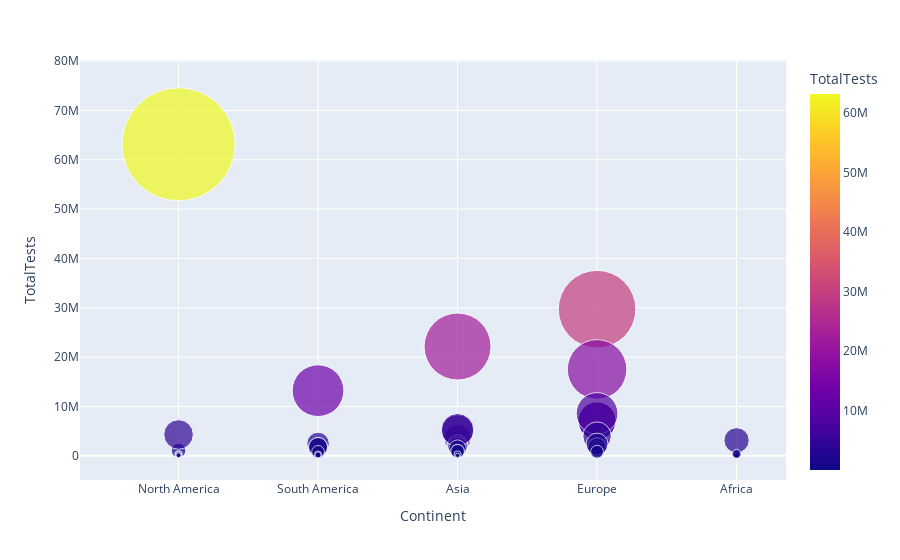

Notebook source saved alongside this figure:
### Code cell
px.scatter(dataset1.head(54), x='Continent',y='TotalTests',
		hover_data=['Country/Region', 'Continent'],
		color='TotalTests', size='TotalTests', size_max=80)

### Figure 1 — Plotly figure (JSON) as saved in the notebook; plotly's stock layout.template omitted (floating-point values rounded to 4 significant figures)
{"data": [{"customdata": [["USA"], ["Brazil"], ["India"], ["Russia"], ["South Africa"], ["Mexico"], ["Peru"], ["Chile"], ["Colombia"], ["Spain"], ["Iran"], ["UK"], ["Saudi Arabia"], ["Pakistan"], ["Bangladesh"], ["Italy"], ["Turkey"], ["Argentina"], ["Germany"], ["France"], ["Iraq"], ["Philippines"], ["Indonesia"], ["Canada"], ["Qatar"], ["Kazakhstan"], ["Egypt"], ["Ecuador"], ["Bolivia"], ["Sweden"], ["Oman"], ["Israel"], ["Ukraine"], ["Dominican Republic"], ["Panama"], ["Belgium"], ["Kuwait"], ["Belarus"], ["UAE"], ["Romania"], ["Netherlands"], ["Singapore"], ["Guatemala"], ["Portugal"], ["Poland"], ["Nigeria"], ["Honduras"], ["Bahrain"], ["Japan"], ["Armenia"], ["Ghana"], ["Kyrgyzstan"], ["Afghanistan"], ["Switzerland"]], "hovertemplate": "Continent=%{x}<br>TotalTests=%{marker.color}<br>Country/Region=%{customdata[0]}<extra></extra>", "legendgroup": "", "marker": {"color": [63139605, 13206188, 22149351, 29716907, 3149807, 1056915, 2493429, 1760615, 1801835, 7064329, 2612763, 17515234, 3635705, 2058872, 1225124, 7099713, 5081802, 794544, 8586648, 3992206, 1092741, 1669996, 1633156, 4319172, 511000, 2163713, 135000, 258582, 183583, 863315, 309212, 1872453, 1116641, 281926, 240995, 1767120, 522200, 1344303, 5262658, 1319369, 1079860, 1474372, 172712, 1705474, 2374686, 306894, 109292, 876700, 938739, 171600, 405817, 267718, 90396, 822764], "coloraxis": "coloraxis", "size": [63139605, 13206188, 22149351, 29716907, 3149807, 1056915, 2493429, 1760615, 1801835, 7064329, 2612763, 17515234, 3635705, 2058872, 1225124, 7099713, 5081802, 794544, 8586648, 3992206, 1092741, 1669996, 1633156, 4319172, 511000, 2163713, 135000, 258582, 183583, 863315, 309212, 1872453, 1116641, 281926, 240995, 1767120, 522200, 1344303, 5262658, 1319369, 1079860, 1474372, 172712, 1705474, 2374686, 306894, 109292, 876700, 938739, 171600, 405817, 267718, 90396, 822764], "sizemode": "area", "sizeref": 9866.0, "symbol": "circle"}, "mode": "markers", "name": "", "orientation": "v", "showlegend": false, "type": "scatter", "x": ["North America", "South America", "Asia", "Europe", "Africa", "North America", "South America", "South America", "South America", "Europe", "Asia", "Europe", "Asia", "Asia", "Asia", "Europe", "Asia", "South America", "Europe", "Europe", "Asia", "Asia", "Asia", "North America", "Asia", "Asia", "Africa", "South America", "South America", "Europe", "Asia", "Asia", "Europe", "North America", "North America", "Europe", "Asia", "Europe", "Asia", "Europe", "Europe", "Asia", "North America", "Europe", "Europe", "Africa", "North America", "Asia", "Asia", "Asia", "Africa", "Asia", "Asia", "Europe"], "xaxis": "x", "y": [63139605, 13206188, 22149351, 29716907, 3149807, 1056915, 2493429, 1760615, 1801835, 7064329, 2612763, 17515234, 3635705, 2058872, 1225124, 7099713, 5081802, 794544, 8586648, 3992206, 1092741, 1669996, 1633156, 4319172, 511000, 2163713, 135000, 258582, 183583, 863315, 309212, 1872453, 1116641, 281926, 240995, 1767120, 522200, 1344303, 5262658, 1319369, 1079860, 1474372, 172712, 1705474, 2374686, 306894, 109292, 876700, 938739, 171600, 405817, 267718, 90396, 822764], "yaxis": "y"}], "layout": {"coloraxis": {"colorbar": {"title": {"text": "TotalTests"}}, "colorscale": [[0, "#0d0887"], [0.1111, "#46039f"], [0.2222, "#7201a8"], [0.3333, "#9c179e"], [0.4444, "#bd3786"], [0.5556, "#d8576b"], [0.6667, "#ed7953"], [0.7778, "#fb9f3a"], [0.8889, "#fdca26"], [1, "#f0f921"]]}, "legend": {"itemsizing": "constant", "tracegroupgap": 0}, "margin": {"t": 60}, "xaxis": {"anchor": "y", "domain": [0, 1], "title": {"text": "Continent"}}, "yaxis": {"anchor": "x", "domain": [0, 1], "title": {"text": "TotalTests"}}}}
